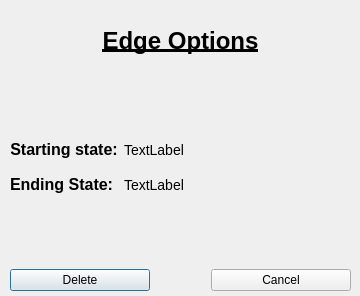
<?xml version="1.0" encoding="UTF-8"?>
<ui version="4.0">
 <class>Dialog</class>
 <widget class="QDialog" name="Dialog">
  <property name="geometry">
   <rect>
    <x>0</x>
    <y>0</y>
    <width>360</width>
    <height>296</height>
   </rect>
  </property>
  <property name="sizePolicy">
   <sizepolicy hsizetype="Maximum" vsizetype="Maximum">
    <horstretch>0</horstretch>
    <verstretch>0</verstretch>
   </sizepolicy>
  </property>
  <property name="minimumSize">
   <size>
    <width>360</width>
    <height>296</height>
   </size>
  </property>
  <property name="maximumSize">
   <size>
    <width>360</width>
    <height>296</height>
   </size>
  </property>
  <property name="windowTitle">
   <string>Dialog</string>
  </property>
  <widget class="QWidget" name="verticalLayoutWidget">
   <property name="geometry">
    <rect>
     <x>10</x>
     <y>10</y>
     <width>341</width>
     <height>281</height>
    </rect>
   </property>
   <layout class="QVBoxLayout" name="verticalLayout" stretch="1,1,1,1,1">
    <item>
     <widget class="QLabel" name="label_7">
      <property name="sizePolicy">
       <sizepolicy hsizetype="Preferred" vsizetype="Preferred">
        <horstretch>0</horstretch>
        <verstretch>0</verstretch>
       </sizepolicy>
      </property>
      <property name="styleSheet">
       <string notr="true">font-size: 24px;
font-weight: bold;
font-family: Arial;
text-decoration: underline;
</string>
      </property>
      <property name="text">
       <string>Edge Options</string>
      </property>
      <property name="alignment">
       <set>Qt::AlignCenter</set>
      </property>
     </widget>
    </item>
    <item>
     <spacer name="verticalSpacer_3">
      <property name="orientation">
       <enum>Qt::Vertical</enum>
      </property>
      <property name="sizeHint" stdset="0">
       <size>
        <width>20</width>
        <height>40</height>
       </size>
      </property>
     </spacer>
    </item>
    <item>
     <layout class="QFormLayout" name="formLayout">
      <property name="verticalSpacing">
       <number>16</number>
      </property>
      <item row="0" column="0">
       <widget class="QLabel" name="label_8">
        <property name="styleSheet">
         <string notr="true">font-family: Arial;
font-size: 16px;
font-weight: bold;</string>
        </property>
        <property name="text">
         <string>Starting state:</string>
        </property>
        <property name="alignment">
         <set>Qt::AlignCenter</set>
        </property>
       </widget>
      </item>
      <item row="0" column="1">
       <widget class="QLabel" name="label_9">
        <property name="styleSheet">
         <string notr="true">font-family: Arial;
font-size: 14px;
</string>
        </property>
        <property name="text">
         <string>TextLabel</string>
        </property>
       </widget>
      </item>
      <item row="1" column="0">
       <widget class="QLabel" name="label_10">
        <property name="styleSheet">
         <string notr="true">font-family: Arial;
font-size: 16px;
font-weight: bold;</string>
        </property>
        <property name="text">
         <string>Ending State:</string>
        </property>
       </widget>
      </item>
      <item row="1" column="1">
       <widget class="QLabel" name="label_11">
        <property name="styleSheet">
         <string notr="true">font-family: Arial;
font-size: 14px;
</string>
        </property>
        <property name="text">
         <string>TextLabel</string>
        </property>
       </widget>
      </item>
     </layout>
    </item>
    <item>
     <spacer name="verticalSpacer_4">
      <property name="orientation">
       <enum>Qt::Vertical</enum>
      </property>
      <property name="sizeHint" stdset="0">
       <size>
        <width>228</width>
        <height>98</height>
       </size>
      </property>
     </spacer>
    </item>
    <item>
     <layout class="QGridLayout" name="gridLayout" columnstretch="5,2,5">
      <item row="0" column="1">
       <spacer name="horizontalSpacer">
        <property name="orientation">
         <enum>Qt::Horizontal</enum>
        </property>
        <property name="sizeHint" stdset="0">
         <size>
          <width>40</width>
          <height>20</height>
         </size>
        </property>
       </spacer>
      </item>
      <item row="0" column="0">
       <widget class="QPushButton" name="pushButton">
        <property name="text">
         <string>Delete</string>
        </property>
       </widget>
      </item>
      <item row="0" column="2">
       <widget class="QPushButton" name="pushButton_2">
        <property name="text">
         <string>Cancel</string>
        </property>
       </widget>
      </item>
     </layout>
    </item>
   </layout>
  </widget>
 </widget>
 <resources/>
 <connections/>
</ui>
